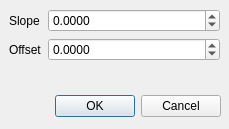
<?xml version="1.0" encoding="UTF-8"?>
<ui version="4.0">
 <class>DataScalerDlg</class>
 <widget class="QDialog" name="DataScalerDlg">
  <property name="geometry">
   <rect>
    <x>0</x>
    <y>0</y>
    <width>229</width>
    <height>129</height>
   </rect>
  </property>
  <property name="windowTitle">
   <string>Dialog</string>
  </property>
  <widget class="QDialogButtonBox" name="buttonBox">
   <property name="geometry">
    <rect>
     <x>50</x>
     <y>90</y>
     <width>171</width>
     <height>32</height>
    </rect>
   </property>
   <property name="orientation">
    <enum>Qt::Horizontal</enum>
   </property>
   <property name="standardButtons">
    <set>QDialogButtonBox::Cancel|QDialogButtonBox::Ok</set>
   </property>
  </widget>
  <widget class="QWidget" name="formLayoutWidget">
   <property name="geometry">
    <rect>
     <x>9</x>
     <y>9</y>
     <width>211</width>
     <height>71</height>
    </rect>
   </property>
   <layout class="QFormLayout" name="formLayout">
    <item row="0" column="0">
     <widget class="QLabel" name="label">
      <property name="text">
       <string>Slope</string>
      </property>
     </widget>
    </item>
    <item row="1" column="0">
     <widget class="QLabel" name="label_2">
      <property name="text">
       <string>Offset</string>
      </property>
     </widget>
    </item>
    <item row="0" column="1">
     <widget class="QDoubleSpinBox" name="spinSlope">
      <property name="decimals">
       <number>4</number>
      </property>
      <property name="minimum">
       <double>-100000.000000000000000</double>
      </property>
      <property name="maximum">
       <double>100000.000000000000000</double>
      </property>
     </widget>
    </item>
    <item row="1" column="1">
     <widget class="QDoubleSpinBox" name="spinOffset">
      <property name="decimals">
       <number>4</number>
      </property>
      <property name="minimum">
       <double>-100000.000000000000000</double>
      </property>
      <property name="maximum">
       <double>100000.000000000000000</double>
      </property>
     </widget>
    </item>
   </layout>
  </widget>
 </widget>
 <resources/>
 <connections>
  <connection>
   <sender>buttonBox</sender>
   <signal>accepted()</signal>
   <receiver>DataScalerDlg</receiver>
   <slot>accept()</slot>
   <hints>
    <hint type="sourcelabel">
     <x>248</x>
     <y>254</y>
    </hint>
    <hint type="destinationlabel">
     <x>157</x>
     <y>274</y>
    </hint>
   </hints>
  </connection>
  <connection>
   <sender>buttonBox</sender>
   <signal>rejected()</signal>
   <receiver>DataScalerDlg</receiver>
   <slot>reject()</slot>
   <hints>
    <hint type="sourcelabel">
     <x>316</x>
     <y>260</y>
    </hint>
    <hint type="destinationlabel">
     <x>286</x>
     <y>274</y>
    </hint>
   </hints>
  </connection>
 </connections>
</ui>
